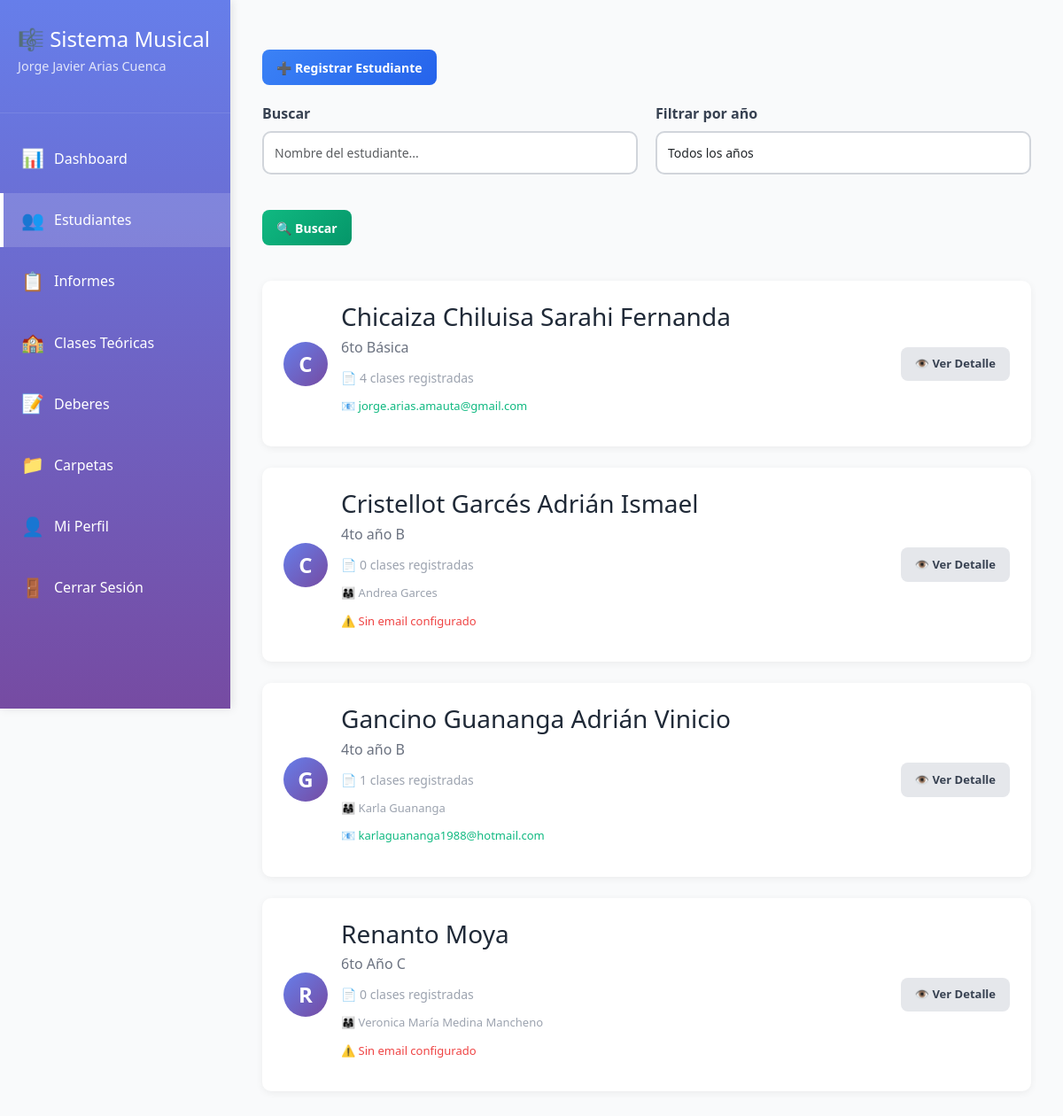
/teachers/estudiantes/ (signed in), run on an earlier commit of the app's database.
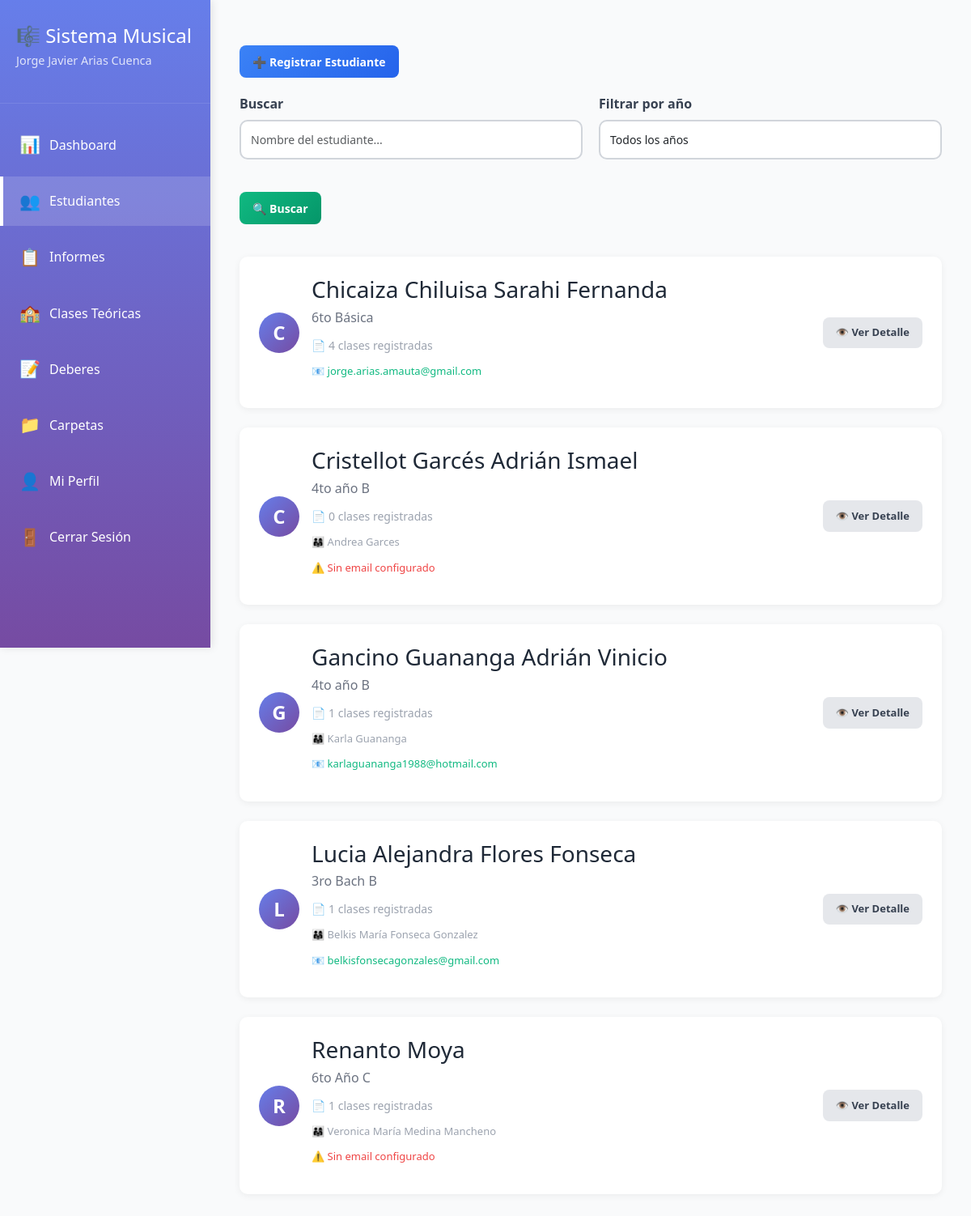
And on a later commit of the database.
### students/models.py (models this page shows, shortened)
class Student(models.Model):
    GRADE_CHOICES = [
        ('2do Básica', '2do Básica'),
        ('3ro Básica', '3ro Básica'),
        ('4to Básica', '4to Básica'),
        ('5to Básica', '5to Básica'),
        ('6to Básica', '6to Básica'),
        ('7mo Básica', '7mo Básica'),
        ('8vo Básica', '8vo Básica'),
        ('1ro Bachillerato', '1ro Bachillerato'),
        ('2do Bachillerato', '2do Bachillerato'),
        ('3ro Bachillerato', '3ro Bachillerato'),
    ]
    teacher = models.ForeignKey(Teacher, on_delete=models.CASCADE, related_name='students', verbose_name="Docente")
    user = models.OneToOneField(User, on_delete=models.SET_NULL, null=True, blank=True, related_name='student_profile', verbose_name="Usuario del estudiante")
    name = models.CharField(max_length=200, verbose_name="Nombre completo")
    grade = models.CharField(max_length=50, verbose_name="Año escolar")
    parent_name = models.CharField(max_length=200, blank=True, verbose_name="Nombre del padre/madre")
    parent_email = models.EmailField(blank=True, verbose_name="Email del padre/madre")
    parent_phone = models.CharField(max_length=20, blank=True, verbose_name="Teléfono del padre/madre")
    notes = models.TextField(blank=True, verbose_name="Notas adicionales")
    photo = models.ImageField(upload_to='profiles/students/', blank=True, null=True, verbose_name="Foto de perfil")
    active = models.BooleanField(default=True, verbose_name="Activo")
    created_at = models.DateTimeField(auto_now_add=True)
    class Meta:
        ordering = ['name']
        verbose_name = "Estudiante"
        verbose_name_plural = "Estudiantes"

### teachers/views.py (the view)
    def wrap(request, *args, **kwargs):
        if hasattr(request.user, 'teacher_profile'):
            return function(request, *args, **kwargs)
        else:
            messages.error(request, 'No tienes permisos para acceder a esta página')
            return redirect('home')

### classes/forms.py
class StudentForm(forms.ModelForm):
    class Meta:
        model = Student
        fields = ['name', 'grade', 'parent_name', 'parent_email', 'parent_phone', 'notes']
        widgets = {
            'name': forms.TextInput(attrs={
                'class': 'form-control',
                'placeholder': 'Nombre completo del estudiante'
            }),
'grade': forms.TextInput(attrs={
                'class': 'form-control',
                'placeholder': 'Ej: 1ro Bachillerato A'
            }),
            'parent_name': forms.TextInput(attrs={
                'class': 'form-control',
                'placeholder': 'Nombre del padre/madre'
            }),
            'parent_email': forms.EmailInput(attrs={
                'class': 'form-control',
                'placeholder': 'correo@ejemplo.com'
            }),
            'parent_phone': forms.TextInput(attrs={
                'class': 'form-control',
                'placeholder': '0999999999'
            }),
            'notes': forms.Textarea(attrs={
                'class': 'form-control',
                'rows': 3,
                'placeholder': 'Notas adicionales sobre el estudiante...'
            })
        }

### teachers/templates/teachers/estudiantes.html (shortened to what this page needs)
{% extends 'teachers/base.html' %}
{% block content %}
<button id="toggle-grade-form" class="btn btn-secondary">➕ Registrar Estudiante</button>
<div class="search-section mt-20">
    <form method="get" class="form-row">
        <div class="form-group">
            <label>Buscar</label>
            <input type="text" name="search" value="{{ search }}" placeholder="Nombre del estudiante..." class="form-control">
        </div>
        <div class="form-group">
            <label>Filtrar por año</label>
            <select name="grade" class="form-control" onchange="this.form.submit()">
                <option value="">Todos los años</option>
            </select>
        </div>
        <div class="form-group" style="display: flex; align-items: end;">
            <button type="submit" class="btn btn-primary">🔍 Buscar</button>
        </div>
    </form>
</div>
<div class="students-grid mt-20">
    {% for student in students %}
    <div class="student-card">
        <div style="display: flex; align-items: center; gap: 15px;">
            <div class="student-avatar">{{ student.name.0 }}</div>
            <div style="flex: 1;">
                <h3 style="margin-bottom: 5px;">{{ student.name }}</h3>
                <p style="color: #6B7280;">{{ student.grade }}</p>
                <p style="color: #9CA3AF; font-size: 14px; margin-top: 10px;">
                    📄 {{ student.class_count }} clases registradas
                </p>
                {% if student.parent_name %}
                <p style="color: #9CA3AF; font-size: 13px;">
                    👨‍👩‍👧 {{ student.parent_name }}
                </p>
                {% endif %}
                {% if student.parent_email %}
                <p style="color: #10B981; font-size: 13px;">
                    📧 {{ student.parent_email }}
                </p>
                {% else %}
                <p style="color: #EF4444; font-size: 13px;">
                    ⚠️ Sin email configurado
                </p>
                {% endif %}
                </div>
                <div style="display: flex; flex-direction: column; gap: 10px;">
                <a href="{% url 'teachers:student_detail' student_id=student.id %}" class="btn btn-view">👁️ Ver Detalle</a>
            </div>
        </div>
    </div>
    {% empty %}
    <div class="empty-state" style="grid-column: 1/-1;">
        <h3>👥</h3>
        <h3>No hay estudiantes</h3>
        <p>Agrega tu primer estudiante usando el formulario de arriba</p>
    </div>
    {% endfor %}
</div>
{% endblock %}

What changed in the data, as far as the page shows it:
added Student: name.0 "L", name "Lucia Alejandra Flores Fonseca", grade "3ro Bach B", class_count "1", parent_name "Belkis María Fonseca Gonzalez", parent_email "belkisfonsecagonzales@gmail.com"
computed for Student "Renanto Moya": class_count "0" → "1"
